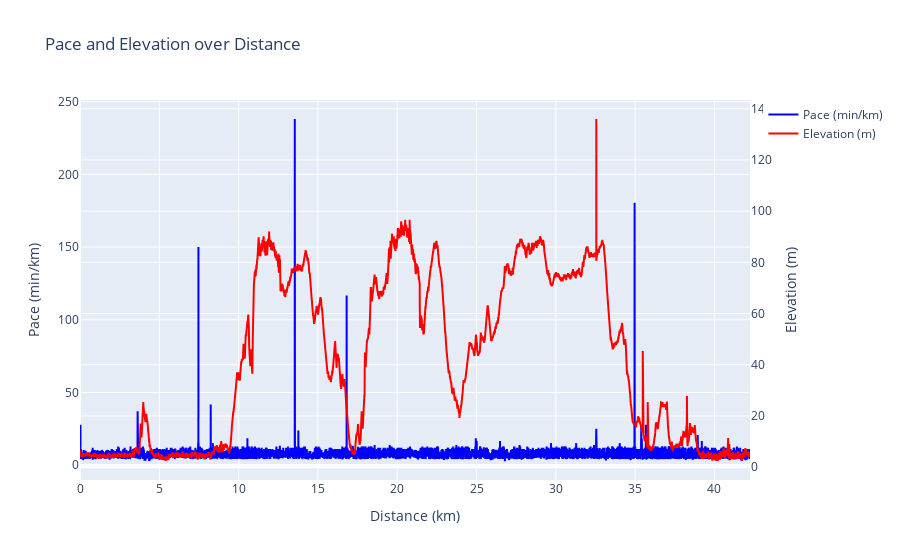

The notebook cell this image was saved under:
### Code cell
overall_trend_query = """
SELECT distance / 1000.0 AS distance_km, pace, elevation
FROM pace_view
ORDER BY distance
"""
df = pd.read_sql_query(overall_trend_query, con)

def format_pace(pace):
    if pace is None or np.isnan(pace):
        return None
    minutes = int(pace)
    seconds = int(round((pace - minutes) * 60))
    return f"{minutes}:{seconds:02d}"

df['pace_str'] = df['pace'].apply(format_pace)

fig = go.Figure()

fig.add_trace(go.Scatter(
    x=df['distance_km'],
    y=df['pace'],
    mode='lines',
    name='Pace (min/km)',
    line=dict(color='blue'),
    customdata=df['pace_str'],  # attach formatted pace
    hovertemplate='Distance: %{x:.2f} km<br>Pace: %{customdata} min/km<extra></extra>'
))

fig.add_trace(go.Scatter(
    x=df['distance_km'],
    y=df['elevation'],
    mode='lines',
    name='Elevation (m)',
    line=dict(color='red'),
    yaxis='y2',
    hovertemplate='Distance: %{x:.2f} km<br>Elevation: %{y} m<extra></extra>'
))

fig.update_layout(
    title='Pace and Elevation over Distance',
    xaxis_title='Distance (km)',
    yaxis=dict(title='Pace (min/km)', side='left'),
    yaxis2=dict(title='Elevation (m)', overlaying='y', side='right')
)

fig.show()

### Figure 1 — Plotly figure (JSON) as saved in the notebook; plotly's stock layout.template omitted (floating-point values rounded to 4 significant figures; data arrays with more than 128 entries replaced by an {"elided": "..."} marker saying what was removed)
{"data": [{"customdata": {"elided": "21295 str values"}, "hovertemplate": "Distance: %{x:.2f} km<br>Pace: %{customdata} min/km<extra></extra>", "line": {"color": "blue"}, "mode": "lines", "name": "Pace (min/km)", "type": "scatter", "x": {"elided": "21295 float values"}, "y": {"elided": "21295 float values"}}, {"hovertemplate": "Distance: %{x:.2f} km<br>Elevation: %{y} m<extra></extra>", "line": {"color": "red"}, "mode": "lines", "name": "Elevation (m)", "type": "scatter", "x": {"elided": "21295 float values"}, "y": {"elided": "21295 float values"}, "yaxis": "y2"}], "layout": {"title": {"text": "Pace and Elevation over Distance"}, "xaxis": {"title": {"text": "Distance (km)"}}, "yaxis": {"side": "left", "title": {"text": "Pace (min/km)"}}, "yaxis2": {"overlaying": "y", "side": "right", "title": {"text": "Elevation (m)"}}}}
